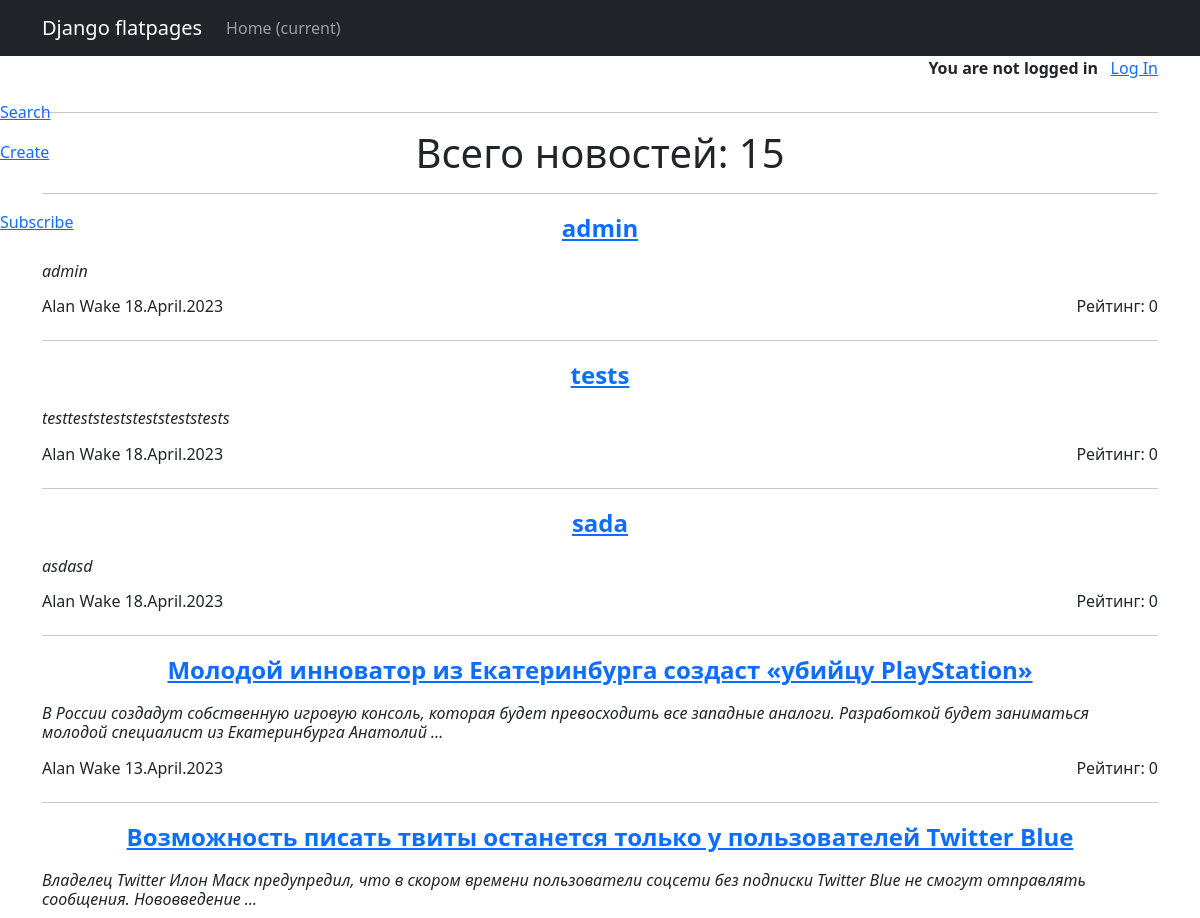
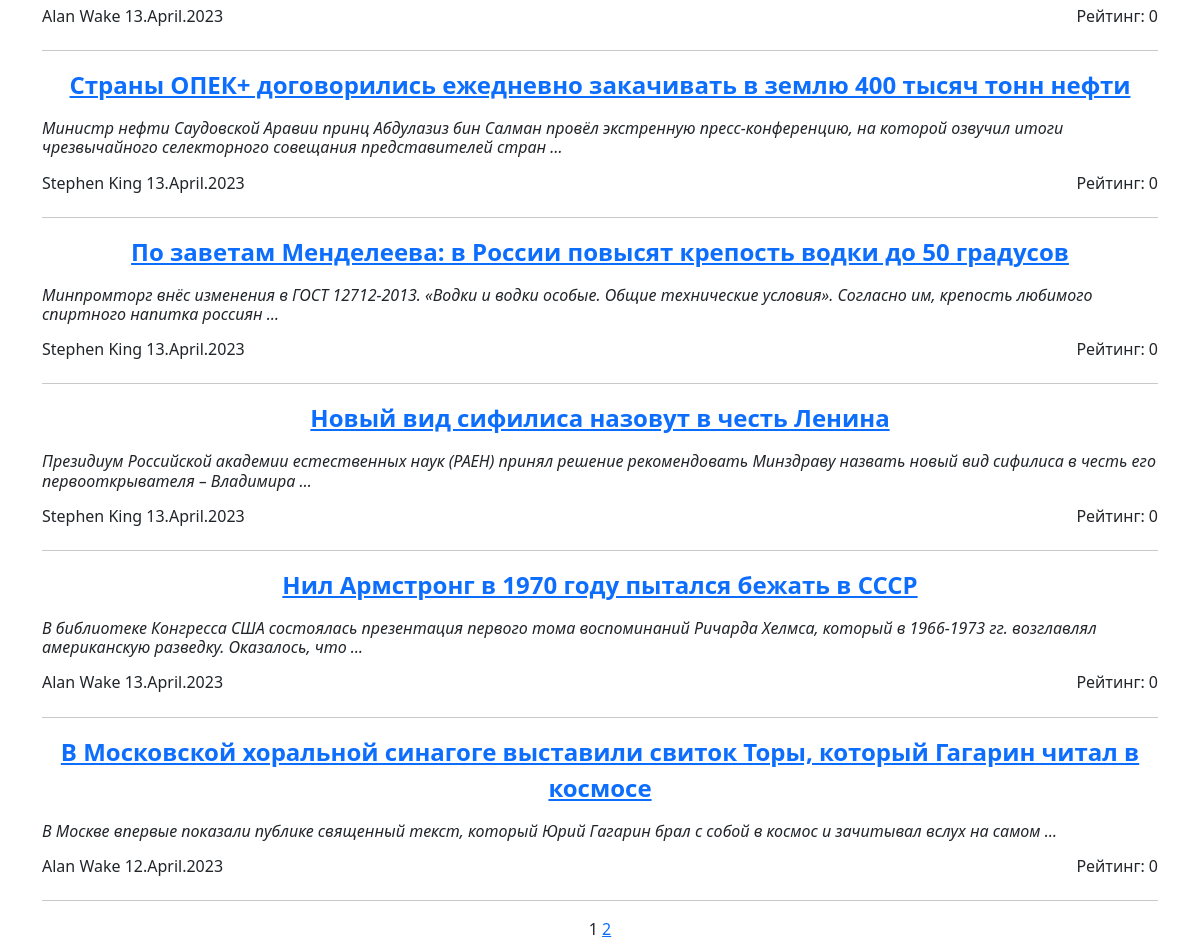
/posts/, run on an earlier commit of the app's database (2 pictures, top to bottom).
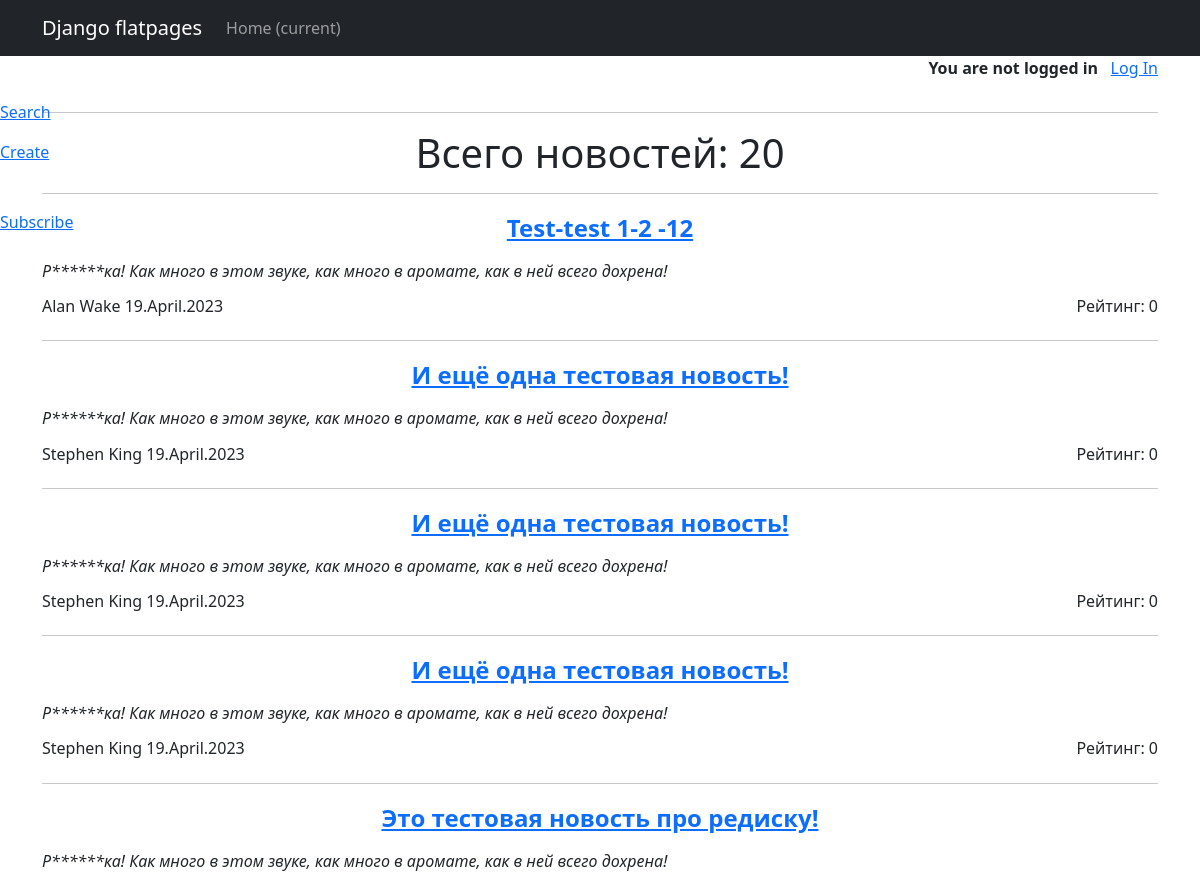
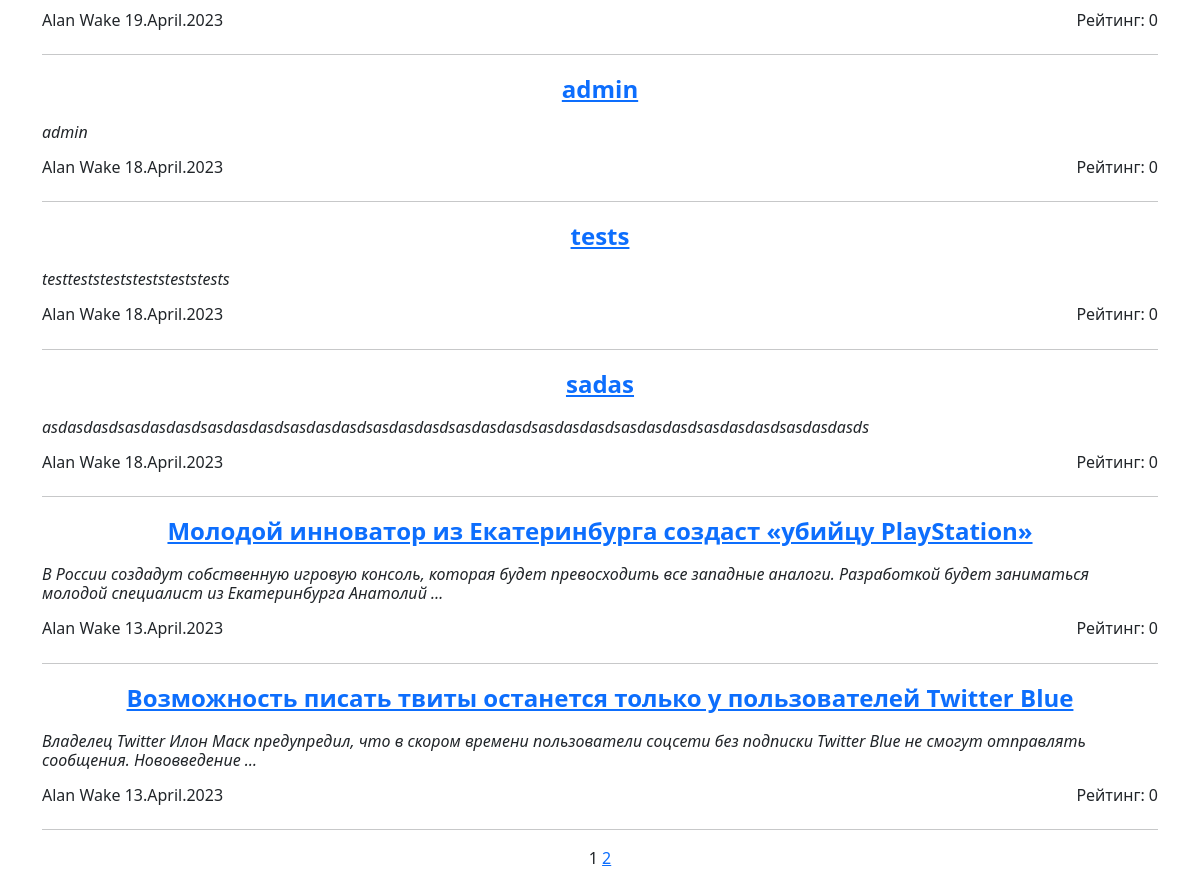
And on a later commit of the database (2 pictures, top to bottom).
### news/models.py (models this page shows, shortened)
class Post(models.Model):
    ar = 'Article'
    nw = 'News'
    post_types = [
        (ar, 'Article'),
        (nw, 'News')
    ]
    post_type = models.CharField(max_length=7, choices=post_types, default=nw)
    t_creation = models.DateTimeField(auto_now_add=True)
    title = models.CharField(max_length=255)
    content = models.TextField()
    rating = models.IntegerField(default=0, db_column='rating')
    author = models.ForeignKey('Author', on_delete=models.CASCADE, related_name='post')
    category = models.ManyToManyField('Category', blank=True, through='PostCategory', verbose_name='Категории')  # Связь многие к многим

class Author(models.Model):
    full_name = models.CharField(max_length=100)
    rating = models.IntegerField(default=0) # значение вычисляется в update_rating
    user = models.ForeignKey('auth.User', on_delete=models.CASCADE) # связь с методом User один к одному
    def update_rating(self):
        r_comments_by_author = Comment.objects.filter(user_id=self.user.id).aggregate(models.Sum('rating'))['rating__sum'] # new variant
        r_posts = Post.objects.filter(author_id=self).aggregate(models.Sum('rating')) #суммарный рейтинг за посты
        post_ids = Post.objects.filter(author_id=self).values_list('id', flat=True) #(flat=True) чтобы получить одним списком id всех постов этого автора
        r_comments_to_author_posts = Comment.objects.filter(post_id__in=post_ids).aggregate(models.Sum('rating'))['rating__sum']
        print(r_posts, r_posts['rating__sum'], r_comments_by_author, r_comments_to_author_posts)
        self.rating = (int(r_posts['rating__sum']) * 3) + int(r_comments_by_author) + int(r_comments_to_author_posts)
        print(self.rating)
        self.save()
    def __str__(self):
        return self.full_name

### news/views.py (the view)
# urls.py: path('posts/', include('news.urls')),  # < Подключаем представления сначала в news\urls.py находим  PostsList.as_view, => views.py template_name = 'posts.html'
class PostsList(ListView):
    model = Post # Указываем модель, объекты которой мы будем выводить
    ordering = '-t_creation' # Заметка. Тут надо добавить сортировку по времени
    template_name = 'posts.html'  # Указываем имя шаблона, с инструкциями по отображению объектов модели
    context_object_name = 'posts'  # Это имя списка где лежат все объекты. К нему обращаемся в html-шаблоне.
    paginate_by = 10
    def get_queryset(self):
        queryset = super().get_queryset()  # Получаем обычный запрос
        self.filterset = PostFilter(self.request.GET, queryset)  # Используем наш класс фильтрации. self.request.GET содержит объект QueryDict,
        return self.filterset.qs  # Возвращаем из функции отфильтрованный список товаров
    def get_context_data(self, **kwargs):  # Метод get_context_data позволяет нам изменить набор данных, который будет передан в шаблон.
        context = super().get_context_data(**kwargs)
        context['filterset'] = self.filterset  # Добавляем в контекст объект фильтрации.
        context['post_count'] = Post.objects.count()
        return context

### news/templatetags/custom_filters.py (called while the page is built)
@register.filter()
def censor(value):
   for word in bad_words:
      if word.lower() in value.lower():
         value = value.replace(word[1:-2], '*' * (len(word)-1))
   return value

### news/templatetags/custom_tags.py (called while the page is built)
@register.simple_tag(takes_context=True)
def url_replace(context, **kwargs):
   d = context['request'].GET.copy()
   for k, v in kwargs.items():
       d[k] = v
   return d.urlencode()

### templates/Posts.html (shortened to what this page needs)
{% extends 'flatpages/default.html' %}
{% load custom_filters %}
{% load custom_tags %}
{% block content %}
<div style="display: flex; justify-content: right; align-items: right; ">
    {% if user.is_authenticated %}
      <p style="text-align: right; font-weight: bold">{{ user.username }}!&nbsp&nbsp</p>
      <a style="display: block; text-align: right" href="{% url 'logout' %}">Log Out</a>
    {% else %}
      <p style="text-align: right; font-weight: bold">You are not logged in &nbsp&nbsp</p>
      <a style="display: block; text-align: right" href="{% url 'login' %}">Log In</a>
    {% endif %}
</div>
<hr>
<h1>Всего новостей: {{ post_count }}</h1>
<hr>
<a href="search" style="position: fixed; left: 0; top: 100px;">Search</a>
<a href="create" style="position: fixed; left: 0; top: 140px;">Create</a>
<a href="subscribe" style="position: fixed; left: 0; top: 250;">Subscribe</a>
   {% if posts %}
       {% for post in posts %}
           <a href="{% url 'post_full' pk=post.pk %}" style="display: block; text-align: center; font-size:24px; font-weight: bold">{{post.title|censor}}</a>
           <h6 style="text-align: left; font-style: italic;">{{post.content|truncatewords:20|censor}}</h6>
           <div style="display: flex; justify-content: space-between; align-items: center;">
               <h6>{{post.author}} {{post.t_creation|date:"j.F.Y" }}</h6>
               <h6>Рейтинг: {{post.rating}}</h6>
           </div>
           <hr>
       {% endfor %}
   {% else %}
       <h2>Конец истории</h2>
   {% endif %}
   {{ page_obj.number }}
   {% if page_obj.has_next %}
       <a href="?{% url_replace page=page_obj.next_page_number %}">{{ page_obj.next_page_number }}</a>
   {% endif %}
{% endblock content %}

What changed in the data, as far as the page shows it:
no longer on this page (row unchanged): Post: title|censor "Страны ОПЕК+ договорились ежедневно закачивать в землю 400 тысяч тонн нефти", content|censor "Министр нефти Саудовской Аравии принц Абдулазиз бин Салман провёл экстренную пресс-конференцию, на которой озвучил итоги чрезвычайного селекторного совещания представителей стран …", author "Stephen King", t_creation "13.April.2023", rating "0"
no longer on this page (row unchanged): Post: title|censor "По заветам Менделеева: в России повысят крепость водки до 50 градусов", content|censor "Минпромторг внёс изменения в ГОСТ 12712-2013. «Водки и водки особые. Общие технические условия». Согласно им, крепость любимого спиртного напитка россиян …", author "Stephen King", t_creation "13.April.2023", rating "0"
no longer on this page (row unchanged): Post: title|censor "Новый вид сифилиса назовут в честь Ленина", content|censor "Президиум Российской академии естественных наук (РАЕН) принял решение рекомендовать Минздраву назвать новый вид сифилиса в честь его первооткрывателя – Владимира …", author "Stephen King", t_creation "13.April.2023", rating "0"
no longer on this page (row unchanged): Post: title|censor "Нил Армстронг в 1970 году пытался бежать в СССР", content|censor "В библиотеке Конгресса США состоялась презентация первого тома воспоминаний Ричарда Хелмса, который в 1966-1973 гг. возглавлял американскую разведку. Оказалось, что …", author "Alan Wake", t_creation "13.April.2023", rating "0"
no longer on this page (row unchanged): Post: title|censor "В Московской хоральной синагоге выставили свиток Торы, который Гагарин читал в космосе", content|censor "В Москве впервые показали публике священный текст, который Юрий Гагарин брал с собой в космос и зачитывал вслух на самом …", author "Alan Wake", t_creation "12.April.2023", rating "0"
added Post: title|censor "Test-test 1-2 -12", content|censor "Р******ка! Как много в этом звуке, как много в аромате, как в ней всего дохрена!", author "Alan Wake", t_creation "19.April.2023", rating "0"
added Post: title|censor "И ещё одна тестовая новость!", content|censor "Р******ка! Как много в этом звуке, как много в аромате, как в ней всего дохрена!", author "Stephen King", t_creation "19.April.2023", rating "0"
added Post: title|censor "И ещё одна тестовая новость!", content|censor "Р******ка! Как много в этом звуке, как много в аромате, как в ней всего дохрена!", author "Stephen King", t_creation "19.April.2023", rating "0"
added Post: title|censor "И ещё одна тестовая новость!", content|censor "Р******ка! Как много в этом звуке, как много в аромате, как в ней всего дохрена!", author "Stephen King", t_creation "19.April.2023", rating "0"
added Post: title|censor "Это тестовая новость про редиску!", content|censor "Р******ка! Как много в этом звуке, как много в аромате, как в ней всего дохрена!", author "Alan Wake", t_creation "19.April.2023", rating "0"
changed Post: title|censor "sada" → "sadas"; content|censor "asdasd" → "asdasdasdsasdasdasdsasdasdasdsasdasdasdsasdasdasdsasdasdasdsasdasdasdsasdasdasdsasdasdasdsasdasdasds"
Also different on the page:
{{ post_count }}: "15" → "20"
